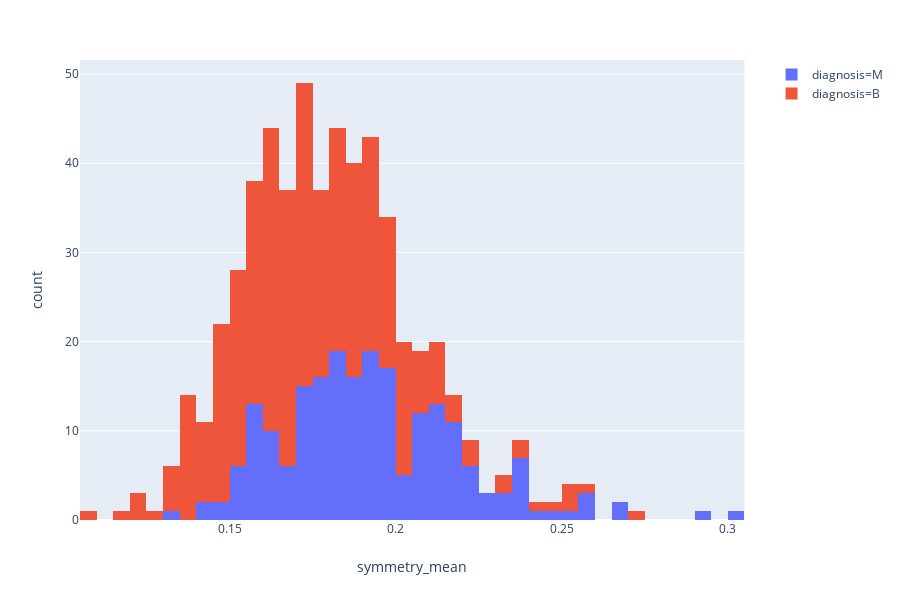

The notebook cell this image was saved under:
### Code cell
fig = px.histogram(dados, x="symmetry_mean", color="diagnosis")
fig.show()

### Figure 1 — Plotly figure (JSON) as saved in the notebook; plotly's stock layout.template omitted (floating-point values rounded to 4 significant figures; data arrays with more than 128 entries replaced by an {"elided": "..."} marker saying what was removed)
{"data": [{"alignmentgroup": "True", "bingroup": "x", "hoverlabel": {"namelength": 0}, "hovertemplate": "diagnosis=M<br>symmetry_mean=%{x}<br>count=%{y}", "legendgroup": "diagnosis=M", "marker": {"color": "#636efa"}, "name": "diagnosis=M", "offsetgroup": "diagnosis=M", "orientation": "v", "showlegend": true, "type": "histogram", "x": {"elided": "212 float values"}, "xaxis": "x", "yaxis": "y"}, {"alignmentgroup": "True", "bingroup": "x", "hoverlabel": {"namelength": 0}, "hovertemplate": "diagnosis=B<br>symmetry_mean=%{x}<br>count=%{y}", "legendgroup": "diagnosis=B", "marker": {"color": "#EF553B"}, "name": "diagnosis=B", "offsetgroup": "diagnosis=B", "orientation": "v", "showlegend": true, "type": "histogram", "x": {"elided": "357 float values"}, "xaxis": "x", "yaxis": "y"}], "layout": {"barmode": "relative", "height": 600, "legend": {"tracegroupgap": 0}, "margin": {"t": 60}, "xaxis": {"anchor": "y", "domain": [0, 0.98], "title": {"text": "symmetry_mean"}}, "yaxis": {"anchor": "x", "domain": [0, 1], "title": {"text": "count"}}}}
